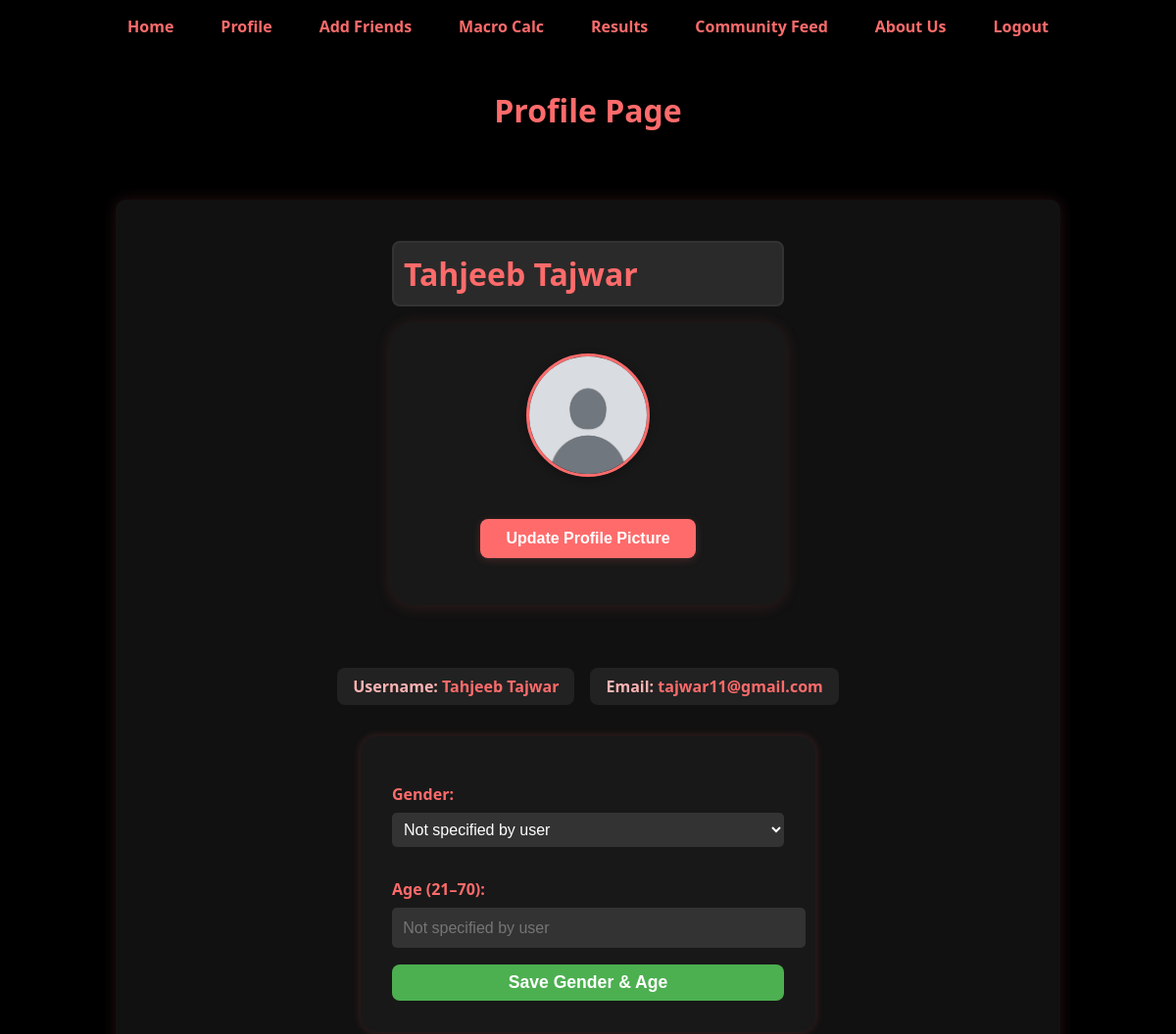
/profile (signed in, upper part), run on an earlier commit of the app's database.
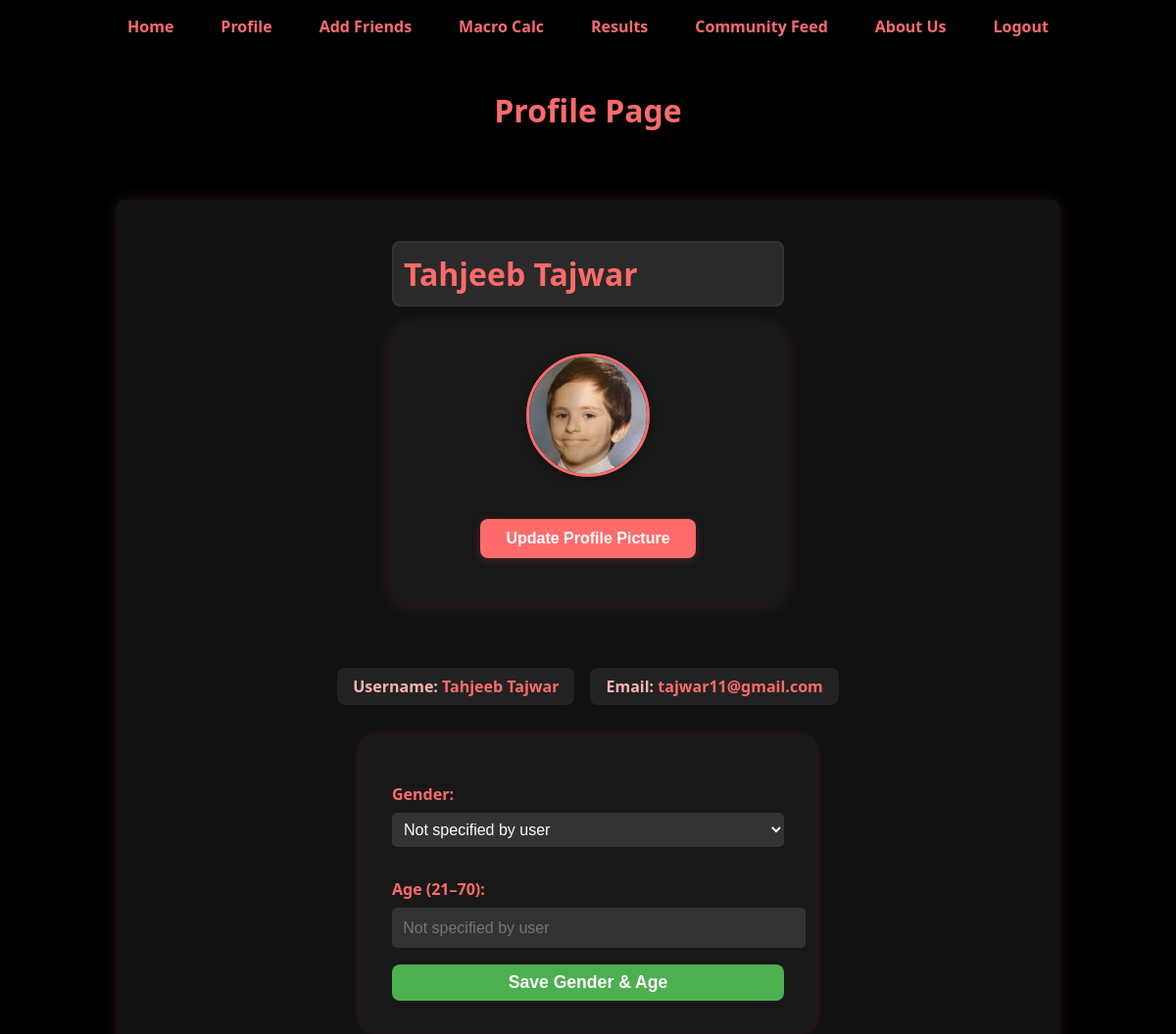
And on a later commit of the database.
### app/models.py (models this page shows)
class User(db.Model, UserMixin):
    id = db.Column(db.Integer, primary_key=True)
    name = db.Column(db.String(80), unique=True, nullable=False)
    email = db.Column(db.String(120), unique=True, nullable=False)
    password = db.Column(db.String(120), nullable=False)
    gender = db.Column(db.String(10))
    age = db.Column(db.Integer)
    profile_picture = db.Column(db.String(255), default='placeholder-profile.jpg')
    requests_sent = db.relationship(
        'FriendRequest',
        foreign_keys='FriendRequest.requester_id',
        back_populates='requester',
        lazy='dynamic'
    )
    requests_received = db.relationship(
        'FriendRequest',
        foreign_keys='FriendRequest.receiver_id',
        back_populates='receiver',
        lazy='dynamic'
    )
    friends = db.relationship(
        'User',
        secondary=friend_assoc,
        primaryjoin=(id == friend_assoc.c.user_id),
        secondaryjoin=(id == friend_assoc.c.friend_id),
        lazy='dynamic'
    )

### app/routes.py (the view)
@app.route("/profile")
@login_required
def profile():
    macro_posts = MacroPost.query.filter_by(user_id=current_user.id).order_by(MacroPost.timestamp.desc()).all()
    form = ProfilePictureForm()
    pending_requests = FriendRequest.query.filter_by(receiver_id=current_user.id, status='pending').all()
    return render_template(
        "profile.html",
        user=current_user,
        macro_posts=macro_posts,
        form=form,
        pending_requests=pending_requests,
    )

### app/forms.py
class ProfilePictureForm(FlaskForm):
    picture = FileField('Update Profile Picture', validators=[
        FileAllowed(['jpg', 'png', 'jpeg'], 'Images only!')
    ])
    submit = SubmitField('Update Picture')

### app/__init__.py (called while the page is built)
@login_manager.user_loader
def load_user(user_id):
    return User.query.get(int(user_id))

### app/templates/profile.html (shortened to what this page needs)
{% extends "base.html" %}
{% block content %}
<div class="profile-container">
    <header class="profile-header">
        <h1>Profile Page</h1>
    </header>
    <section class="profile-info">
        <div style="display:flex; flex-direction:column; align-items:center; margin-bottom: 2em;">
            <h2 style="font-size:2rem; font-weight:bold; color:#ff6b6b; margin-bottom:0.5em;">{{ user.name }}</h2>
            <div class="profile-card">
                <img src="{{ url_for('static', filename='profile_pics/' + user.profile_picture) }}" alt="Profile Picture" class="profile-picture">
            {% if current_user.id == user.id %}
               <button onclick="document.getElementById('profile-picture-form').style.display='block'" class="profile-btn update-btn">Update Profile Picture</button>
            {% endif %}
            </div>
        </div>
        <div style="display:flex; justify-content:center; gap:1em; margin-bottom:1em;">
            <div style="background:#222; color:#ffb3b3; padding:0.5em 1em; border-radius:8px; font-weight:bold;">Username: <span style="color:#ff6b6b;">{{ user.name }}</span></div>
            <div style="background:#222; color:#ffb3b3; padding:0.5em 1em; border-radius:8px; font-weight:bold;">Email: <span style="color:#ff6b6b;">{{ user.email }}</span></div>
        </div>
        <form action="{{ url_for('update_profile_info') }}" method="POST" style="margin-top: 1em; background:#181818; padding:2em; border-radius:16px; box-shadow:0 0 10px #ff6b6b33; max-width:400px; margin-left:auto; margin-right:auto;">
            <label for="gender" style="color:#ff6b6b; font-weight:bold;">Gender:</label>
            <select id="gender" name="gender" required style="width:100%; margin-bottom:1em; padding:0.5em; font-size:1rem; box-sizing:border-box;" {% if current_user.id != user.id %}disabled{% endif %}>
                <option disabled {% if not user.gender %}selected{% endif %}>
                    {{ user.gender if user.gender else "Not specified by user" }}
                </option>
             </select>
             <label for="age" style="color:#ff6b6b; font-weight:bold;">Age (21–70):</label>
             <input type="text" id="age" name="age" value="{{ user.age if user.age else '' }}" placeholder="Not specified by user" {% if current_user.id != user.id %}disabled class="disabled-field"{% endif %}>
            {% if current_user.id == user.id %}
               <button type="submit" style="margin-top: 1em; background-color: #4CAF50; color: white; font-weight: bold; padding: 8px 16px; border: none; border-radius: 8px; cursor: pointer; width:100%; font-size:1.1rem;">Save Gender & Age</button>
            {% endif %}
        </form>
    </section>
</div>
{% endblock %}

### app/templates/base.html (shortened to what this page needs)
<!DOCTYPE html>
<html lang="en">
<head>
  <link rel="stylesheet" href="{{ url_for('static', filename='css/style.css') }}">
</head>
<body>
  <header>
    <nav>
      <ul>
        <li><a href="{{ url_for('home') }}">Home</a></li>
        {% if current_user.is_authenticated %}
          <li><a href="{{ url_for('profile') }}">Profile</a></li>
          <li><a href="{{ url_for('friends') }}">Add Friends</a></li>
        {% else %}
          <li><a href="{{ url_for('login') }}">Login</a></li>
          <li><a href="{{ url_for('calculator') }}">Macro Calc</a></li>
        {% endif %}
        {% if current_user.is_authenticated and request.endpoint != 'view_user_profile' %}
        <li><a href="{{ url_for('calculator') }}">Macro Calc</a></li>
        {% endif %}
        <li><a href="{{ url_for('results') }}">Results</a></li>
        <li><a href="{{ url_for('feed') }}">Community Feed</a></li>
        <li><a href="{{ url_for('about') }}">About Us</a></li>
        {% if current_user.is_authenticated %}
          <li><a href="{{ url_for('logout') }}">Logout</a></li>
        {% endif %}
      </ul>
    </nav>
  </header>
  <main>
    {% block content %}
    {% endblock %}
  </main>
</body>
</html>

### app/static/css/style.css (style rules this page uses)
body { background-color: #000; color: #eee; font-family: 'Segoe UI', Tahoma, Geneva, Verdana, sans-serif; margin: 0; padding: 0; }
h1, h2 { color: #ff6b6b; text-align: center; }
header { padding: 1rem 2rem; }
nav ul { list-style: none; display: flex; justify-content: flex-end; gap: 1rem; padding: 0; margin: 0; }
nav a { position: relative; color: #ff6b6b; font-weight: bold; text-decoration: none; padding: 0.5rem 1rem; transition: color 0.3s ease; }
nav a::after { content: ''; position: absolute; left: 0; bottom: 0; height: 2px; width: 0%; background-color: #ff6b6b; transition: width 0.3s ease; }
form { background-color: #1a1a1a; padding: 2rem; border-radius: 10px; max-width: 500px; margin: 2rem auto; box-shadow: 0 0 10px rgba(255, 107, 107, 0.2); }
label { font-weight: bold; display: block; margin-top: 1rem; color: #ff6b6b; }
input, select, button { width: 100%; padding: 0.7rem; margin-top: 0.5rem; border-radius: 5px; border: none; background-color: #333; color: #fff; font-size: 1rem; }
button { background-color: #ff6b6b; color: #000; font-weight: bold; margin-top: 1.5rem; cursor: pointer; transition: background-color 0.3s; }
section { background-color: #111; color: #eee; max-width: 900px; margin: 2rem auto; padding: 2rem; border-radius: 10px; box-shadow: 0 0 15px rgba(255, 107, 107, 0.15); }
section h2 { color: #ff6b6b; margin-bottom: 1rem; font-size: 1.8rem; }
.profile-picture { width: 150px; height: 150px; border-radius: 50%; object-fit: cover; border: 2px solid #ff6b6b; display: block; margin: 1rem auto; box-shadow: 0 0 10px rgba(255, 107, 107, 0.3); }
.profile-info h2, .profile-info p { background-color: #2a2a2a; color: #ffa07a; border: 2px solid #333; border-radius: 8px; padding: 10px; font-size: 1.2rem; max-width: 400px; margin: 10px 0; box-sizing: border-box; text-align: left; display: inline-block; width: 100%; transition: background-color 0.3s ease; }
.profile-info h2, .profile-info p { margin-bottom: 15px; }
nav ul { flex-wrap: wrap; justify-content: center; }
input, select { color: #fff; }

### app/templates/profile.html (style rules this page uses)
.profile-card { background: #181818; display: flex; flex-direction: column; align-items: center; padding: 2em 2em 2em 2em; border-radius: 24px; box-shadow: 0 2px 16px #ff6b6b22; margin-bottom: 2em; width: 340px; max-width: 90vw; }
.profile-picture { display: block; margin: 0 auto 1.2em auto; border: 3px solid #ff6b6b; border-radius: 50%; width: 120px; height: 120px; box-shadow: 0 2px 8px #0005; }
.profile-btn { font-weight: bold; border-radius: 8px; width: 220px; padding: 0.7em 0; margin-bottom: 1em; box-shadow: 0 2px 8px #ff6b6b33; transition: background 0.2s, color 0.2s; border: none; cursor: pointer; font-size: 1rem; }
.update-btn { background: #ff6b6b; color: #fff; }
.profile-info > form { margin-top: 2em !important; margin-bottom: 2em !important; z-index: 1; position: relative; }

What changed in the data, as far as the page shows it:
changed User "Tahjeeb Tajwar": profile_picture: picture added in place of a placeholder
